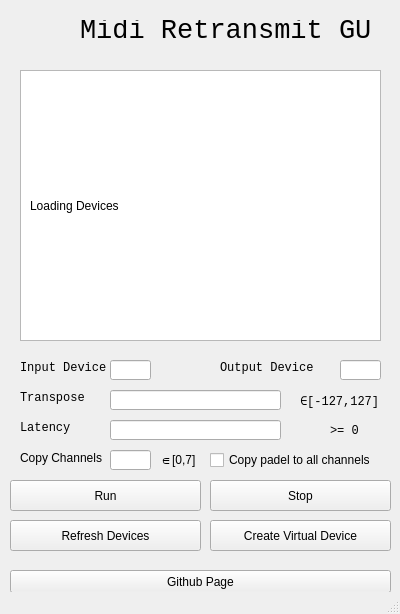
<?xml version="1.0" encoding="UTF-8"?>
<ui version="4.0">
 <class>MidiRetransmitGUIClass</class>
 <widget class="QMainWindow" name="MidiRetransmitGUIClass">
  <property name="geometry">
   <rect>
    <x>0</x>
    <y>0</y>
    <width>400</width>
    <height>614</height>
   </rect>
  </property>
  <property name="windowTitle">
   <string>Midi Retransmit</string>
  </property>
  <property name="tabShape">
   <enum>QTabWidget::Triangular</enum>
  </property>
  <widget class="QWidget" name="centralWidget">
   <widget class="QLineEdit" name="Edit1">
    <property name="geometry">
     <rect>
      <x>110</x>
      <y>360</y>
      <width>41</width>
      <height>20</height>
     </rect>
    </property>
   </widget>
   <widget class="QLineEdit" name="Edit2">
    <property name="geometry">
     <rect>
      <x>340</x>
      <y>360</y>
      <width>41</width>
      <height>20</height>
     </rect>
    </property>
   </widget>
   <widget class="QLineEdit" name="Edit3">
    <property name="geometry">
     <rect>
      <x>110</x>
      <y>390</y>
      <width>171</width>
      <height>20</height>
     </rect>
    </property>
   </widget>
   <widget class="QLineEdit" name="Edit4">
    <property name="geometry">
     <rect>
      <x>110</x>
      <y>420</y>
      <width>171</width>
      <height>20</height>
     </rect>
    </property>
   </widget>
   <widget class="QPushButton" name="BtnRun">
    <property name="geometry">
     <rect>
      <x>10</x>
      <y>480</y>
      <width>191</width>
      <height>31</height>
     </rect>
    </property>
    <property name="text">
     <string>Run</string>
    </property>
   </widget>
   <widget class="QPushButton" name="BtnExit">
    <property name="geometry">
     <rect>
      <x>210</x>
      <y>480</y>
      <width>181</width>
      <height>31</height>
     </rect>
    </property>
    <property name="text">
     <string>Stop</string>
    </property>
   </widget>
   <widget class="QPushButton" name="BtnLink">
    <property name="geometry">
     <rect>
      <x>10</x>
      <y>570</y>
      <width>381</width>
      <height>23</height>
     </rect>
    </property>
    <property name="text">
     <string>Github Page</string>
    </property>
   </widget>
   <widget class="QLabel" name="label_1">
    <property name="geometry">
     <rect>
      <x>20</x>
      <y>360</y>
      <width>101</width>
      <height>16</height>
     </rect>
    </property>
    <property name="font">
     <font>
      <family>Consolas</family>
     </font>
    </property>
    <property name="text">
     <string>Input Device</string>
    </property>
   </widget>
   <widget class="QLabel" name="label_2">
    <property name="geometry">
     <rect>
      <x>220</x>
      <y>360</y>
      <width>101</width>
      <height>16</height>
     </rect>
    </property>
    <property name="font">
     <font>
      <family>Consolas</family>
     </font>
    </property>
    <property name="text">
     <string>Output Device</string>
    </property>
   </widget>
   <widget class="QLabel" name="label_3">
    <property name="geometry">
     <rect>
      <x>20</x>
      <y>390</y>
      <width>101</width>
      <height>16</height>
     </rect>
    </property>
    <property name="font">
     <font>
      <family>Consolas</family>
     </font>
    </property>
    <property name="text">
     <string>Transpose</string>
    </property>
   </widget>
   <widget class="QLabel" name="label_4">
    <property name="geometry">
     <rect>
      <x>20</x>
      <y>420</y>
      <width>101</width>
      <height>16</height>
     </rect>
    </property>
    <property name="font">
     <font>
      <family>Consolas</family>
     </font>
    </property>
    <property name="text">
     <string>Latency</string>
    </property>
   </widget>
   <widget class="QLabel" name="label">
    <property name="geometry">
     <rect>
      <x>300</x>
      <y>390</y>
      <width>81</width>
      <height>21</height>
     </rect>
    </property>
    <property name="font">
     <font>
      <family>Consolas</family>
     </font>
    </property>
    <property name="text">
     <string>∈[-127,127]</string>
    </property>
   </widget>
   <widget class="QLabel" name="label_5">
    <property name="geometry">
     <rect>
      <x>330</x>
      <y>420</y>
      <width>31</width>
      <height>21</height>
     </rect>
    </property>
    <property name="font">
     <font>
      <family>Consolas</family>
     </font>
    </property>
    <property name="text">
     <string>&gt;= 0</string>
    </property>
   </widget>
   <widget class="QListView" name="listView">
    <property name="geometry">
     <rect>
      <x>20</x>
      <y>70</y>
      <width>361</width>
      <height>271</height>
     </rect>
    </property>
   </widget>
   <widget class="QLabel" name="label_6">
    <property name="geometry">
     <rect>
      <x>80</x>
      <y>20</y>
      <width>291</width>
      <height>21</height>
     </rect>
    </property>
    <property name="font">
     <font>
      <family>Consolas</family>
      <pointsize>20</pointsize>
     </font>
    </property>
    <property name="text">
     <string>Midi Retransmit GUI</string>
    </property>
   </widget>
   <widget class="QLabel" name="LabelIcon">
    <property name="geometry">
     <rect>
      <x>20</x>
      <y>20</y>
      <width>24</width>
      <height>24</height>
     </rect>
    </property>
    <property name="text">
     <string/>
    </property>
   </widget>
   <widget class="QLabel" name="LabelLog">
    <property name="geometry">
     <rect>
      <x>10</x>
      <y>550</y>
      <width>381</width>
      <height>21</height>
     </rect>
    </property>
    <property name="text">
     <string/>
    </property>
   </widget>
   <widget class="QPushButton" name="BtnRefresh">
    <property name="geometry">
     <rect>
      <x>10</x>
      <y>520</y>
      <width>191</width>
      <height>31</height>
     </rect>
    </property>
    <property name="text">
     <string>Refresh Devices</string>
    </property>
   </widget>
   <widget class="QLabel" name="LabelDeviceList">
    <property name="geometry">
     <rect>
      <x>30</x>
      <y>70</y>
      <width>341</width>
      <height>271</height>
     </rect>
    </property>
    <property name="text">
     <string>Loading Devices</string>
    </property>
   </widget>
   <widget class="QPushButton" name="BtnCreateDevice">
    <property name="geometry">
     <rect>
      <x>210</x>
      <y>520</y>
      <width>181</width>
      <height>31</height>
     </rect>
    </property>
    <property name="text">
     <string>Create Virtual Device</string>
    </property>
   </widget>
   <widget class="QLabel" name="label_7">
    <property name="geometry">
     <rect>
      <x>20</x>
      <y>450</y>
      <width>111</width>
      <height>16</height>
     </rect>
    </property>
    <property name="text">
     <string>Copy Channels</string>
    </property>
   </widget>
   <widget class="QLineEdit" name="Edit5">
    <property name="geometry">
     <rect>
      <x>110</x>
      <y>450</y>
      <width>41</width>
      <height>20</height>
     </rect>
    </property>
   </widget>
   <widget class="QLabel" name="label_8">
    <property name="geometry">
     <rect>
      <x>160</x>
      <y>450</y>
      <width>41</width>
      <height>21</height>
     </rect>
    </property>
    <property name="text">
     <string>∈[0,7]</string>
    </property>
   </widget>
   <widget class="QCheckBox" name="CheckBoxPedalCopy">
    <property name="geometry">
     <rect>
      <x>210</x>
      <y>450</y>
      <width>181</width>
      <height>20</height>
     </rect>
    </property>
    <property name="text">
     <string>Copy padel to all channels</string>
    </property>
   </widget>
  </widget>
  <widget class="QStatusBar" name="statusBar"/>
 </widget>
 <layoutdefault spacing="6" margin="11"/>
 <resources>
  <include location="MidiRetransmitGUI.qrc"/>
 </resources>
 <connections/>
</ui>
